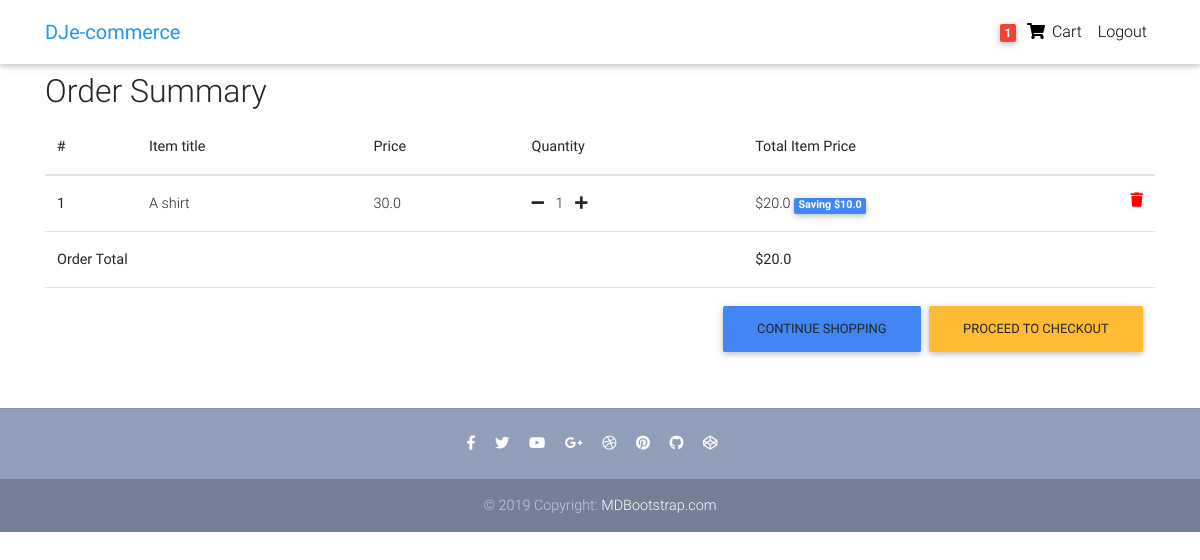
/order-summary/ (signed in), run on an earlier commit of the app's database.
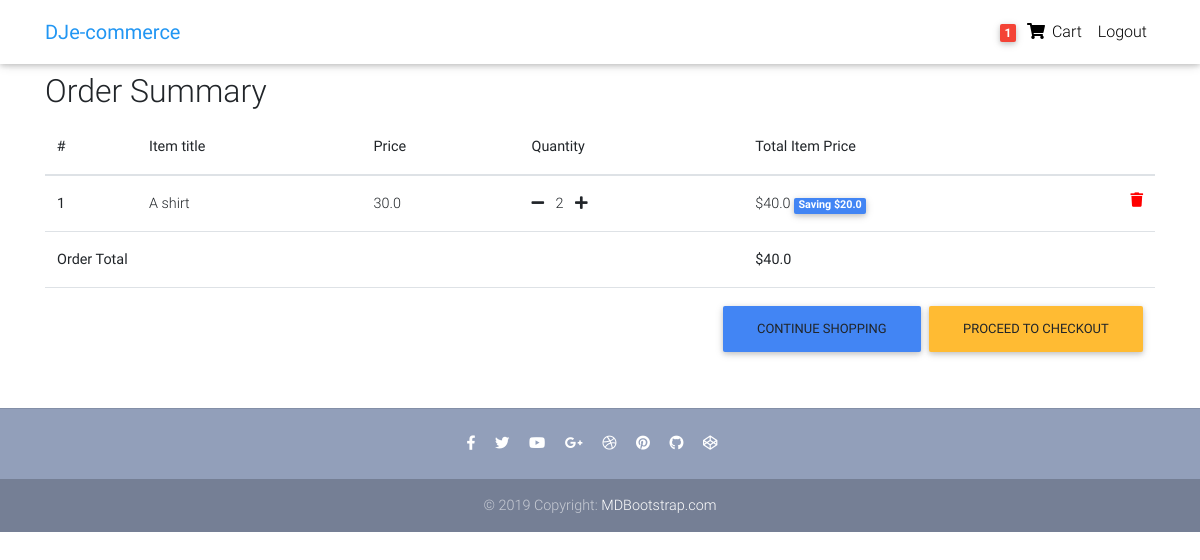
And on a later commit of the database.
### core/models.py (models this page shows, shortened)
class Order(models.Model):
    user = models.ForeignKey(settings.AUTH_USER_MODEL,
                             on_delete=models.CASCADE)
    ref_code = models.CharField(max_length=20, blank=True, null=True)
    items = models.ManyToManyField(OrderItem)
    start_date = models.DateTimeField(auto_now_add=True)
    ordered_date = models.DateTimeField()
    ordered = models.BooleanField(default=False)
    shipping_address = models.ForeignKey(
        'Address', related_name='shipping_address', on_delete=models.SET_NULL, blank=True, null=True)
    billing_address = models.ForeignKey(
        'Address', related_name='billing_address', on_delete=models.SET_NULL, blank=True, null=True)
    payment = models.ForeignKey(
        'Payment', on_delete=models.SET_NULL, blank=True, null=True)
    coupon = models.ForeignKey(
        'Coupon', on_delete=models.SET_NULL, blank=True, null=True)
    being_delivered = models.BooleanField(default=False)
    received = models.BooleanField(default=False)
    refund_requested = models.BooleanField(default=False)
    refund_granted = models.BooleanField(default=False)
    '''
    1. Item added to cart
    2. Adding a billing address
    (Failed checkout)
    3. Payment
    (Preprocessing, processing, packaging etc.)
    4. Being delivered
    5. Received
    6. Refunds
    '''
    def get_total(self):
        total = 0
        for order_item in self.items.all():
            total += order_item.get_final_price()
        if self.coupon:
            total -= self.coupon.amount
        return total

class OrderItem(models.Model):
    user = models.ForeignKey(settings.AUTH_USER_MODEL,
                             on_delete=models.CASCADE)
    ordered = models.BooleanField(default=False)
    item = models.ForeignKey(Item, on_delete=models.CASCADE)
    quantity = models.IntegerField(default=1)
    def get_total_item_price(self):
        return self.quantity * self.item.price
    def get_total_discount_item_price(self):
        return self.quantity * self.item.discount_price
    def get_amount_saved(self):
        return self.get_total_item_price() - self.get_total_discount_item_price()
    def get_final_price(self):
        if self.item.discount_price:
            return self.get_total_discount_item_price()
        return self.get_total_item_price()

class Item(models.Model):
    title = models.CharField(max_length=100)
    price = models.FloatField()
    discount_price = models.FloatField(blank=True, null=True)
    end_time = models.DateTimeField(auto_now_add=True)
    category = models.CharField(choices=CATEGORY_CHOICES, max_length=1)
    label = models.CharField(choices=LABEL_CHOICES, max_length=1)
    slug = models.SlugField()
    description = models.TextField()
    image = models.ImageField()

### core/views.py (the view)
# urls.py: path('order-summary/', OrderSummaryView.as_view(), name='order-summary'),
class OrderSummaryView(LoginRequiredMixin, View):
    def get(self, *args, **kwargs):
        try:
            order = Order.objects.get(user=self.request.user, ordered=False)
            context = {
                'object': order
            }
            return render(self.request, 'order_summary.html', context)
        except ObjectDoesNotExist:
            messages.warning(self.request, "You do not have an active order")
            return redirect("/")

### core/templatetags/cart_template_tags.py (called while the page is built)
@register.filter
def cart_item_count(user):
    if user.is_authenticated:
        qs = Order.objects.filter(user=user, ordered=False)
        if qs.exists():
            return qs[0].items.count()
    return 0

### templates/order_summary.html (shortened to what this page needs)
{% extends "base.html" %}
{% block content %}
  <main>
    <div class="container">
    <div class="table-responsive text-nowrap">
    <h2>Order Summary</h2>
    <table class="table">
        <thead>
        <tr>
            <th scope="col">#</th>
            <th scope="col">Item title</th>
            <th scope="col">Price</th>
            <th scope="col">Quantity</th>
            <th scope="col">Total Item Price</th>
        </tr>
        </thead>
        <tbody>
        {% for order_item in object.items.all %}
        <tr>
            <th scope="row">{{ forloop.counter }}</th>
            <td>{{ order_item.item.title }}</td>
            <td>{{ order_item.item.price }}</td>
            <td>
                <a href="{% url 'core:remove-single-item-from-cart' order_item.item.slug %}"><i class="fas fa-minus mr-2"></i></a>
                {{ order_item.quantity }}
                <a href="{% url 'core:add-to-cart' order_item.item.slug %}"><i class="fas fa-plus ml-2"></i></a>
            </td>
            <td>
            {% if order_item.item.discount_price %}
                ${{ order_item.get_total_discount_item_price }}
                <span class="badge badge-primary">Saving ${{ order_item.get_amount_saved }}</span>
            {% else %}
                ${{ order_item.get_total_item_price }}
            {% endif %}
            <a style='color: red;' href="{% url 'core:remove-from-cart' order_item.item.slug %}">
                <i class="fas fa-trash float-right"></i>
            </a>
            </td>
        </tr>
        {% endfor %}
        {% if object.get_total %}
        <tr>
            <td colspan="4"><b>Order Total</b></td>
            <td><b>${{ object.get_total }}</b></td>
        </tr>
        <tr>
            <td colspan="5">
            <a class='btn btn-warning float-right ml-2' href='/checkout/'>Proceed to checkout</a>
            <a class='btn btn-primary float-right' href='/'>Continue shopping</a>
            </td>
        </tr>
        {% endif %}
        </tbody>
    </table>
    </div>
    </div>
  </main>
{% endblock content %}

### templates/base.html (shortened to what this page needs)
{% load static %}
<!DOCTYPE html>
<html lang="en">
<head>
  <link rel="stylesheet" href="https://use.fontawesome.com/releases/v5.8.1/css/all.css">
  <link href="{% static 'css/bootstrap.min.css' %}" rel="stylesheet">
  <link href="{% static 'css/mdb.min.css' %}" rel="stylesheet">
  <link href="{% static 'css/style.min.css' %}" rel="stylesheet">
</head>
{% include "navbar.html" %}
<body>
    <div class="mt-5 pt-4">
    </div>
    {% block content %}
    {% endblock content %}
    {% include "footer.html" %}
</body>
</html>

### templates/navbar.html (shortened to what this page needs)
{% load cart_template_tags %}
<nav class="navbar fixed-top navbar-expand-lg navbar-light white scrolling-navbar">
    <div class="container">
      <a class="navbar-brand waves-effect" href="/">
        <strong class="blue-text">DJe-commerce</strong>
      </a>
      <div class="collapse navbar-collapse" id="navbarSupportedContent">
        <ul class="navbar-nav nav-flex-icons">
          {% if request.user.is_authenticated %}
          <li class="nav-item">
            <a href="{% url 'core:order-summary' %}" class="nav-link waves-effect">
              <span class="badge red z-depth-1 mr-1"> {{ request.user|cart_item_count }} </span>
              <i class="fas fa-shopping-cart"></i>
              <span class="clearfix d-none d-sm-inline-block"> Cart </span>
            </a>
          </li>
          <li class="nav-item">
            <a class="nav-link waves-effect" href="{% url 'account_logout' %}">
              <span class="clearfix d-none d-sm-inline-block"> Logout </span>
            </a>
          </li>
          {% endif %}
        </ul>
      </div>
    </div>
  </nav>

### templates/footer.html
<footer class="page-footer text-center font-small mt-4 wow fadeIn">
    <hr class="my-4">
    <div class="pb-4">
      <a href="https://www.facebook.com/mdbootstrap" target="_blank">
        <i class="fab fa-facebook-f mr-3"></i>
      </a>
      <a href="https://twitter.com/MDBootstrap" target="_blank">
        <i class="fab fa-twitter mr-3"></i>
      </a>
      <a href="https://www.youtube.com/watch?v=7MUISDJ5ZZ4" target="_blank">
        <i class="fab fa-youtube mr-3"></i>
      </a>
      <a href="https://plus.google.com/u/0/b/107863090883699620484" target="_blank">
        <i class="fab fa-google-plus-g mr-3"></i>
      </a>
      <a href="https://dribbble.com/mdbootstrap" target="_blank">
        <i class="fab fa-dribbble mr-3"></i>
      </a>
      <a href="https://pinterest.com/mdbootstrap" target="_blank">
        <i class="fab fa-pinterest mr-3"></i>
      </a>
      <a href="https://github.com/mdbootstrap/bootstrap-material-design" target="_blank">
        <i class="fab fa-github mr-3"></i>
      </a>
      <a href="http://codepen.io/mdbootstrap/" target="_blank">
        <i class="fab fa-codepen mr-3"></i>
      </a>
    </div>
    <div class="footer-copyright py-3">
      © 2019 Copyright:
      <a href="https://mdbootstrap.com/education/bootstrap/" target="_blank"> MDBootstrap.com </a>
    </div>
  </footer>

### templates/scripts.html (shortened to what this page needs)
{% load static %}

### templates/base.html (style rules this page uses)
html, body, header, .carousel { height: 60vh; }

What changed in the data, as far as the page shows it:
changed OrderItem "A shirt": quantity "1" → "2"; get_total_discount_item_price "20.0" → "40.0"; get_amount_saved "10.0" → "20.0"
changed through a linked row, Order: get_total "20.0" → "40.0"
